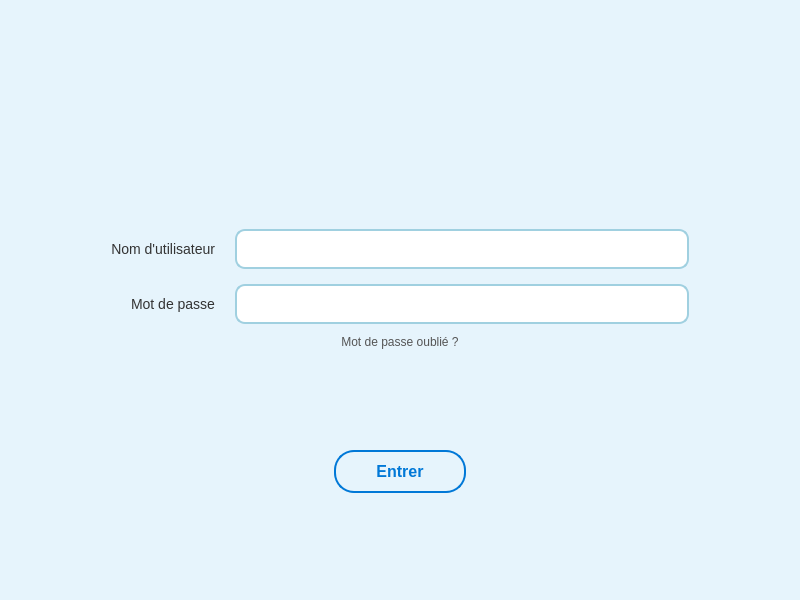
<?xml version="1.0" encoding="UTF-8"?>
<ui version="4.0">
 <class>Login</class>
 <widget class="QWidget" name="Login">
  <property name="geometry">
   <rect>
    <x>0</x>
    <y>0</y>
    <width>800</width>
    <height>600</height>
   </rect>
  </property>
  <property name="windowTitle">
   <string>SmartResearch - Login</string>
  </property>
  <property name="styleSheet">
   <string notr="true">QWidget {
	background-color: rgb(85, 0, 255);
	background-color: #E6F4FC; /* Light blue background */
	font-family: &quot;Segoe UI&quot;, sans-serif;
}

QLineEdit {
	border: 2px solid #A0D0E0;
	border-radius: 10px;
	padding: 8px;
	background-color: white;
	color: #333;
	font-size: 14px;
}

QLineEdit:focus {
	border: 2px solid #0078D7;
}

QPushButton#btnLogin {
	background-color: transparent;
	border: 2px solid #0078D7;
	border-radius: 20px;
	color: #0078D7;
	font-size: 16px;
	padding: 10px 40px;
	font-weight: bold;
}

QPushButton#btnLogin:hover {
	background-color: #0078D7;
	color: white;
}

QPushButton#btnLogin:pressed {
	background-color: #005a9e;
	border-color: #005a9e;
	color: white;
}

QLabel {
	color: #333;
    font-size: 14px;
}
</string>
  </property>
  <layout class="QVBoxLayout" name="verticalLayout">
   <item>
    <spacer name="verticalSpacer_top">
     <property name="orientation">
      <enum>Qt::Orientation::Vertical</enum>
     </property>
     <property name="sizeHint" stdset="0">
      <size>
       <width>20</width>
       <height>40</height>
      </size>
     </property>
    </spacer>
   </item>
   <item>
    <layout class="QHBoxLayout" name="horizontalLayout_logo">
     <item>
      <spacer name="horizontalSpacer_logo_left">
       <property name="orientation">
        <enum>Qt::Orientation::Horizontal</enum>
       </property>
       <property name="sizeHint" stdset="0">
        <size>
         <width>40</width>
         <height>20</height>
        </size>
       </property>
      </spacer>
     </item>
     <item>
      <widget class="QLabel" name="lblLogo">
       <property name="text">
        <string/>
       </property>
       <property name="pixmap">
        <pixmap resource="ressources.qrc">:/logo.png</pixmap>
       </property>
       <property name="alignment">
        <set>Qt::AlignmentFlag::AlignCenter</set>
       </property>
      </widget>
     </item>
     <item>
      <spacer name="horizontalSpacer_logo_right">
       <property name="orientation">
        <enum>Qt::Orientation::Horizontal</enum>
       </property>
       <property name="sizeHint" stdset="0">
        <size>
         <width>40</width>
         <height>20</height>
        </size>
       </property>
      </spacer>
     </item>
    </layout>
   </item>
   <item>
    <spacer name="verticalSpacer_2">
     <property name="orientation">
      <enum>Qt::Orientation::Vertical</enum>
     </property>
     <property name="sizeHint" stdset="0">
      <size>
       <width>20</width>
       <height>40</height>
      </size>
     </property>
    </spacer>
   </item>
   <item>
    <layout class="QGridLayout" name="gridLayout_form">
     <property name="leftMargin">
      <number>100</number>
     </property>
     <property name="rightMargin">
      <number>100</number>
     </property>
     <property name="horizontalSpacing">
      <number>20</number>
     </property>
     <property name="verticalSpacing">
      <number>15</number>
     </property>
     <item row="0" column="0">
      <widget class="QLabel" name="label_username">
       <property name="text">
        <string>Nom d'utilisateur</string>
       </property>
       <property name="alignment">
        <set>Qt::AlignmentFlag::AlignRight|Qt::AlignmentFlag::AlignTrailing|Qt::AlignmentFlag::AlignVCenter</set>
       </property>
      </widget>
     </item>
     <item row="0" column="1">
      <widget class="QLineEdit" name="txtUsername">
       <property name="minimumSize">
        <size>
         <width>250</width>
         <height>40</height>
        </size>
       </property>
      </widget>
     </item>
     <item row="1" column="0">
      <widget class="QLabel" name="label_password">
       <property name="text">
        <string>Mot de passe</string>
       </property>
       <property name="alignment">
        <set>Qt::AlignmentFlag::AlignRight|Qt::AlignmentFlag::AlignTrailing|Qt::AlignmentFlag::AlignVCenter</set>
       </property>
      </widget>
     </item>
     <item row="1" column="1">
      <widget class="QLineEdit" name="txtPassword">
       <property name="minimumSize">
        <size>
         <width>250</width>
         <height>40</height>
        </size>
       </property>
       <property name="echoMode">
        <enum>QLineEdit::EchoMode::Password</enum>
       </property>
      </widget>
     </item>
    </layout>
   </item>
   <item>
    <widget class="QLabel" name="lblForgotPassword">
     <property name="styleSheet">
      <string notr="true">color: #555; font-size: 12px; margin-top: 5px;</string>
     </property>
     <property name="text">
      <string>Mot de passe oublié ?</string>
     </property>
     <property name="alignment">
      <set>Qt::AlignmentFlag::AlignCenter</set>
     </property>
    </widget>
   </item>
   <item>
    <spacer name="verticalSpacer_3">
     <property name="orientation">
      <enum>Qt::Orientation::Vertical</enum>
     </property>
     <property name="sizeHint" stdset="0">
      <size>
       <width>20</width>
       <height>30</height>
      </size>
     </property>
    </spacer>
   </item>
   <item>
    <layout class="QHBoxLayout" name="horizontalLayout_button">
     <item>
      <spacer name="horizontalSpacer_btn_left">
       <property name="orientation">
        <enum>Qt::Orientation::Horizontal</enum>
       </property>
       <property name="sizeHint" stdset="0">
        <size>
         <width>40</width>
         <height>20</height>
        </size>
       </property>
      </spacer>
     </item>
     <item>
      <widget class="QPushButton" name="btnLogin">
       <property name="cursor">
        <cursorShape>PointingHandCursor</cursorShape>
       </property>
       <property name="text">
        <string>Entrer</string>
       </property>
      </widget>
     </item>
     <item>
      <spacer name="horizontalSpacer_btn_right">
       <property name="orientation">
        <enum>Qt::Orientation::Horizontal</enum>
       </property>
       <property name="sizeHint" stdset="0">
        <size>
         <width>40</width>
         <height>20</height>
        </size>
       </property>
      </spacer>
     </item>
    </layout>
   </item>
   <item>
    <spacer name="verticalSpacer_bottom">
     <property name="orientation">
      <enum>Qt::Orientation::Vertical</enum>
     </property>
     <property name="sizeHint" stdset="0">
      <size>
       <width>20</width>
       <height>40</height>
      </size>
     </property>
    </spacer>
   </item>
  </layout>
 </widget>
 <resources>
  <include location="ressources.qrc"/>
 </resources>
 <connections/>
</ui>
